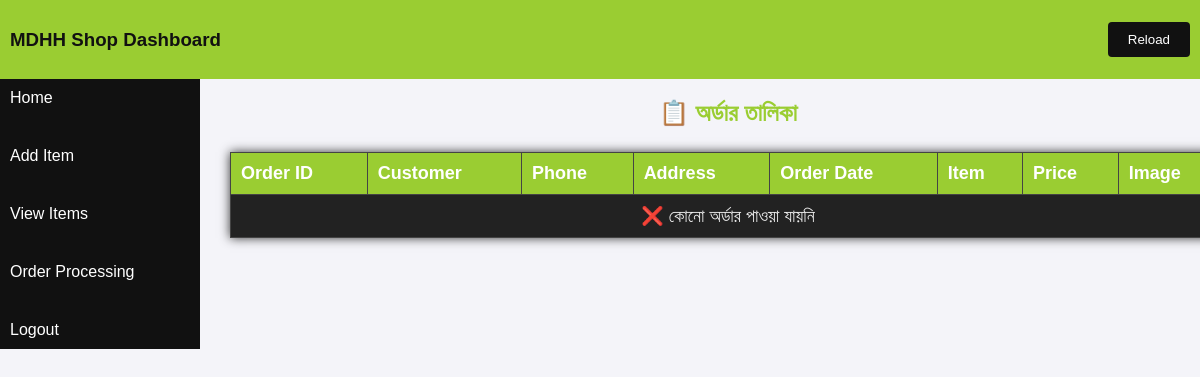
The page /backend/asset/order-list.php on the database as committed earlier.
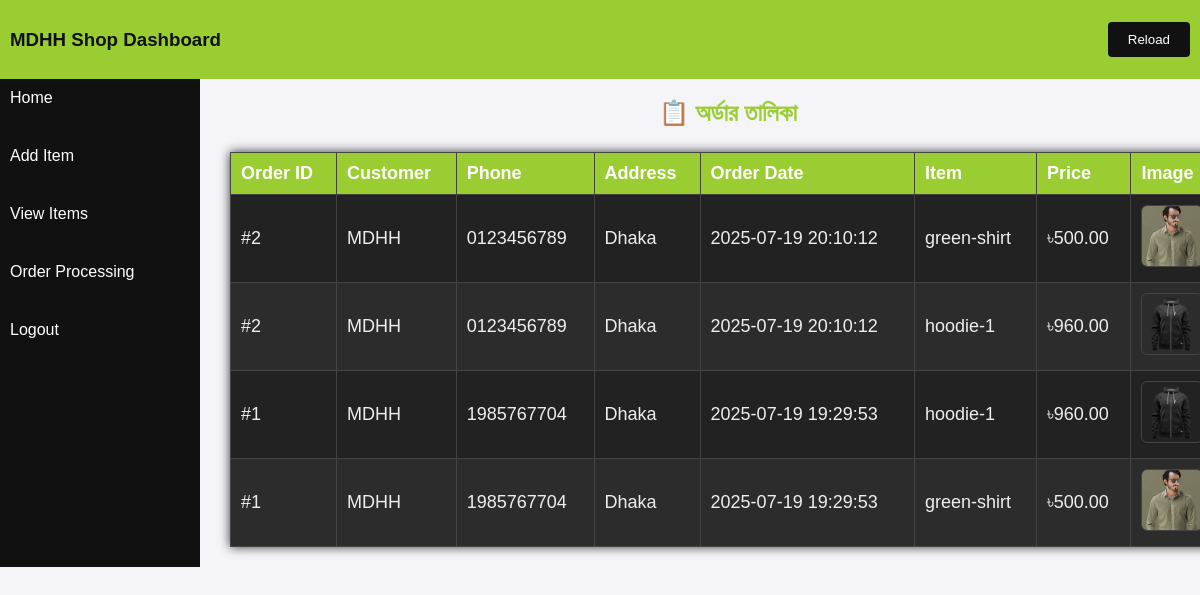
The same page on the database as committed later.
### tables this page shows
CREATE TABLE `order_items` (
  `id` int(11) NOT NULL,
  `order_id` int(11) DEFAULT NULL,
  `item_name` varchar(255) DEFAULT NULL,
  `price` decimal(10,2) DEFAULT NULL,
  `image` varchar(255) DEFAULT NULL
);

CREATE TABLE `orders` (
  `id` int(11) NOT NULL,
  `customer_name` varchar(255) DEFAULT NULL,
  `phone` varchar(50) DEFAULT NULL,
  `address` text DEFAULT NULL,
  `order_date` datetime DEFAULT NULL
);

### backend/asset/order-list.php (the view, shortened to what this page needs)
<?php
require_once 'backend/connect.php';
$sql = "
    SELECT
        o.id AS order_id,
        o.customer_name,
        o.phone,
        o.address,
        o.order_date,
        i.item_name,
        i.price,
        i.image
    FROM orders o
    JOIN order_items i ON o.id = i.order_id
    ORDER BY o.order_date DESC, o.id DESC
";
$result = $conn->query($sql);
?>
<!DOCTYPE html>
<html lang="bn">
<head>
</head>
<body>
    <?php include_once 'backend/asset/header.php'; ?>
    <div class="d-flex bg-shadow ">
        <?php include_once 'backend/asset/slidebar.php'; ?>
        <main>
    <h2>📋 অর্ডার তালিকা</h2>
    <table style=" border-collapse: collapse; margin: 20px 0; font-size: 18px; text-align: left;">
        <thead>
            <tr>
                <th>Order ID</th>
                <th>Customer</th>
                <th>Phone</th>
                <th>Address</th>
                <th>Order Date</th>
                <th>Item</th>
                <th>Price</th>
                <th>Image</th>
            </tr>
        </thead>
        <tbody>
            <?php if ($result && $result->num_rows > 0): ?>
                <?php while($row = $result->fetch_assoc()): ?>
                    <tr>
                        <td>#<?= $row['order_id'] ?></td>
                        <td><?= htmlspecialchars($row['customer_name']) ?></td>
                        <td><?= htmlspecialchars($row['phone']) ?></td>
                        <td><?= htmlspecialchars($row['address']) ?></td>
                        <td><?= $row['order_date'] ?></td>
                        <td><?= htmlspecialchars($row['item_name']) ?></td>
                        <td>৳<?= number_format($row['price'], 2) ?></td>
                        <td><img src="http://localhost/frontend/all_iems/image/<?= $row['image'] ?>" alt=""></td>
                    </tr>
                <?php endwhile; ?>
            <?php else: ?>
                <tr>
                    <td colspan="8" style="text-align:center;">❌ কোনো অর্ডার পাওয়া যায়নি</td>
                </tr>
            <?php endif; ?>
        </tbody>
    </table>
        </main>
    </div>
</body>
</html>

Rows that differ between the two databases and show on the page:
added order_items: order "2", order.customer_name "MDHH", order.phone "0123456789", order.address "Dhaka", order.order_date "2025-07-19 20:10:12", item_name "green-shirt", price "500.00", image (picture)
added order_items: order "2", order.customer_name "MDHH", order.phone "0123456789", order.address "Dhaka", order.order_date "2025-07-19 20:10:12", item_name "hoodie-1", price "960.00", image (picture)
added order_items: order "1", order.customer_name "MDHH", order.phone "1985767704", order.address "Dhaka", order.order_date "2025-07-19 19:29:53", item_name "hoodie-1", price "960.00", image (picture)
added order_items: order "1", order.customer_name "MDHH", order.phone "1985767704", order.address "Dhaka", order.order_date "2025-07-19 19:29:53", item_name "green-shirt", price "500.00", image (picture)
Other text that changed with them:
text no longer shown: "❌ কোনো অর্ডার পাওয়া যায়নি"
